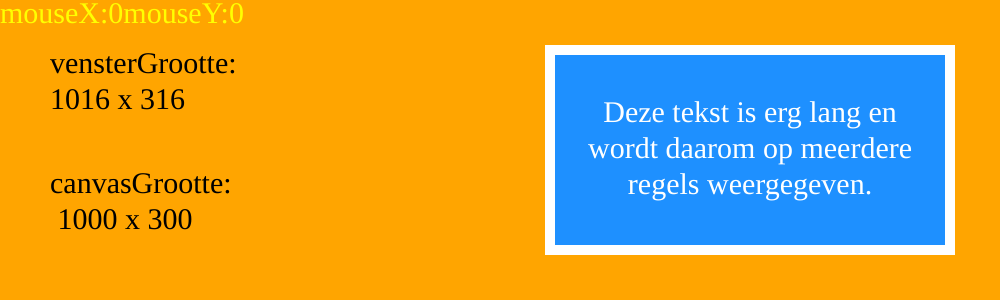
Frame 1 (no input)
Frame 60 (no input): identical to frame 1, image omitted
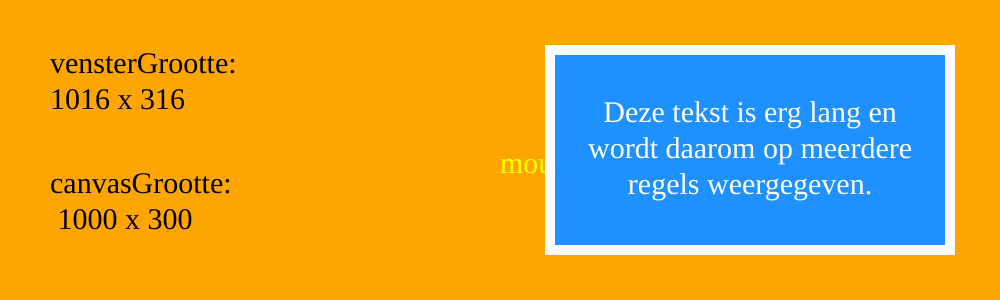
Frame 120 (the mouse pressed at the canvas centre since frame 60)

The p5.js sketch that drew these frames (run headless with seeded random() and noise() and a simulated clock; from frame 60 on, the mouse is pressed at the canvas centre):

// p5.js sketch
// ── sketch.js
const letterGrootte = 30;
const marge = 20;

function setup() {
    createCanvas(1000, 300);
    textFont("Verdana");
    textSize(letterGrootte);
    textLeading(1.2 * letterGrootte);
    //noLoop();
}

function draw() {
    background("orange");
    fill("yellow");
    textAlign(LEFT, TOP);
    text("mouseX:" + round(mouseX) + "mouseY:" + round(mouseY), mouseX, mouseY);
    translate(50, 50);
    fill("black");
    text("vensterGrootte:\n" + windowWidth + " x " + windowHeight, 0, 0);
    text("canvasGrootte:\n " + width + " x " + height, 0, 120);

    translate(500, 0);
    fill("dodgerblue");
    stroke("white");
    strokeWeight(10);
    rect(0, 0, 400, 200);

    translate(25, 25);
    noStroke();
    fill("white");
    textAlign(CENTER, CENTER);
    text(
        "Deze tekst is erg lang en wordt daarom op meerdere regels weergegeven.",
        0,
        0,
        350,
        150
    );
}

// 48. Hij slaat het in windowHeight op.
// 49. Hij slaat het in height op.
// 50. Het blauwe tekstvak wordt eerder getekend.
// 51. De mouseY komt op de vorige regel terecht. De \n zorgt voor een nieuwe regel
// 53. textFont is het font zelf, textSize is de grootte van de text in pixels, textLeading is de spacing tussen de lijnen
